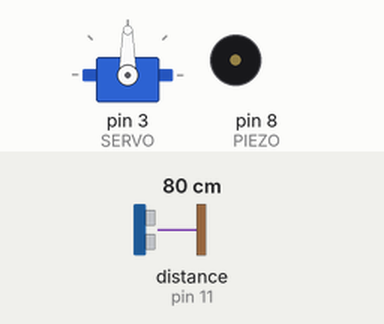
Recording of a sketch running on a simulated Arduino Uno, built with avr-gcc and run on an emulated ATmega328P. On the bench: servo, buzzer (waves = sounding). Wiring (inferred from the names in the program): ultrasonic range finder: trigger pin 12; echo pin 11. Inputs (shaded band) come from the test bench; at power-on: distance to the obstacle (sensor on pin 11) 80 cm. The echo pulse lasts 58.3 µs per cm.

Above: at 1.2 s.
1.3 s: distance to the obstacle (sensor on pin 11) set to 12 cm
2.8 s: distance to the obstacle (sensor on pin 11) set to 9 cm
At 2.94 s:
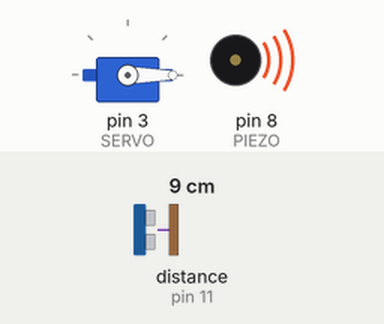
At 3.4 s:
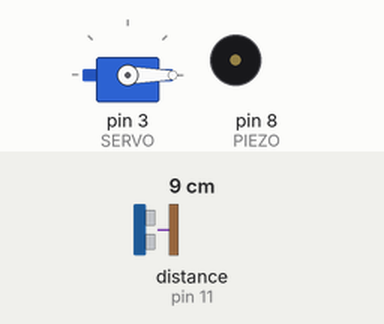
Timing chart, 0 to 10.1 s (numbered marks = the images above; inputs shaded):
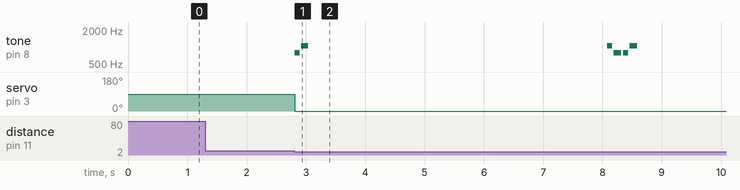

Measured:
- the behaviour switches between 11 and 10 cm on distance to the obstacle (sensor on pin 11) (found by bisection; images 0 and 1)
- after the input at 1.3 s, every drawn part: stays the same
- after the input at 2.8 s, tone on pin 8 (PIEZO): plays 784 Hz for 0.08 s, 1047 Hz for 0.13 s, 1047 Hz for 0.08 s, 784 Hz for 0.13 s, 784 Hz for 0.08 s, 1047 Hz for 0.13 s, starting at once; servo on pin 3 (SERVO): 90° → 0° at once

The sketch:

Automatic_Parking_Gate.ino
```cpp
#include <Servo.h>       // Include the Servo library
#define SERVO    3
#define TRIGPIN  12
#define ECHOPIN  11

#define PIEZO    8
Servo myServo;           // Create a servo object
int val = 0;
long duration;
long distance;

#define NOTE_G4  392
#define NOTE_C5  523
#define NOTE_G5  784
#define NOTE_C6  1047


int openMelody[] = {NOTE_G5, NOTE_C6};
int openNoteDurations[] = {12, 8};

int closeMelody[] = {NOTE_C6, NOTE_G5};
int closeNoteDurations[] = {12, 8};

#define playOpenMelody() playMelody(openMelody, openNoteDurations, 2)
#define playCloseMelody() playMelody(closeMelody, closeNoteDurations, 2)

char inChar;
String inString;

void setup() {
  myServo.attach(SERVO);
  pinMode(TRIGPIN, OUTPUT); // Sets the trigPin as an Output
  pinMode(ECHOPIN, INPUT);  // Sets the echoPin as an Input
  pinMode(PIEZO, OUTPUT);
}

void loop() {

  digitalWrite(TRIGPIN, LOW);
  delayMicroseconds(2);
  digitalWrite(TRIGPIN, HIGH);
  delayMicroseconds(10);
  digitalWrite(TRIGPIN, LOW);

  duration = pulseIn(ECHOPIN, HIGH);  // Reads the echoPin, returns the sound wave travel time in microseconds
  distance = duration * 0.017;        // Calculating the distance

  if (distance < 10 ) {
    myServo.write(0);
    playOpenMelody();
    delay(5000);
    playCloseMelody();
  }
  else {          //Check data
    myServo.write(90);
    delay(15);
  }
}

void playMelody(int *melody, int *noteDurations, int notesLength)
{
  for (int thisNote = 0; thisNote < notesLength; thisNote++) {
    int noteDuration = 1000 / noteDurations[thisNote];
    tone(PIEZO, melody[thisNote], noteDuration);
    int pauseBetweenNotes = noteDuration * 1.30;
    delay(pauseBetweenNotes);
    noTone(PIEZO);
  }
}
```
